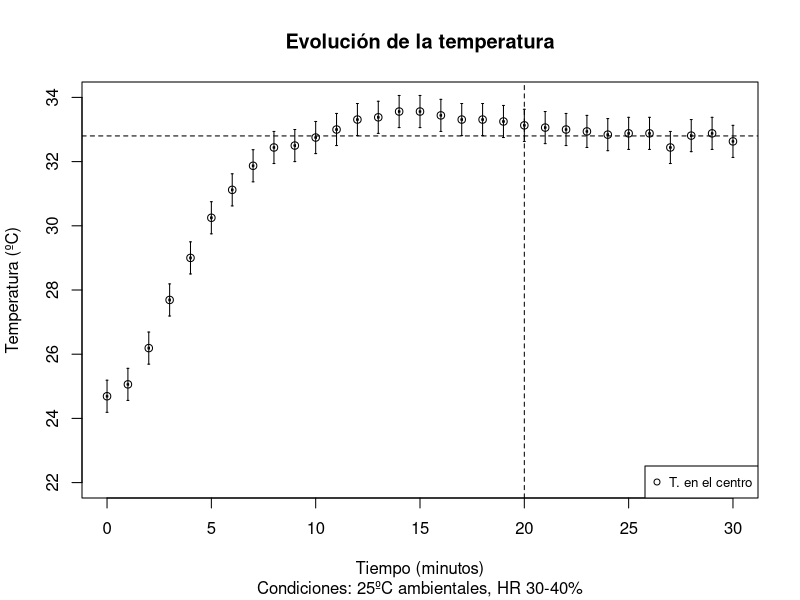
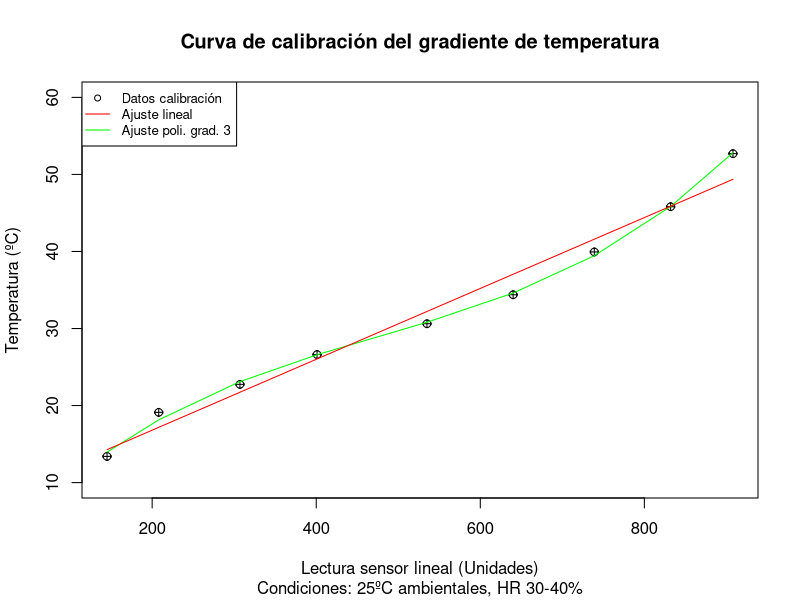

Source code (R) for these figures, in order:
# Datos calibración de equilibrio
t <-c(0:30)
temp <-c(24.69, 25.06, 26.19, 27.69, 29.00, 30.25, 31.12, 31.87, 32.44, 32.50, 32.75, 33.00, 33.31, 33.38, 33.56, 33.56, 33.44, 33.31, 33.31, 33.25, 33.13, 33.06, 33.00, 32.94, 32.84, 32.88, 32.88, 32.44, 32.81, 32.88, 32.63)
dt <- 2/60
dtemp <- 0.5
plot(t,temp, main="Evolución de la temperatura", sub="Condiciones: 25ºC ambientales, HR 30-40%", xlab="Tiempo (minutos)", ylab="Temperatura (ºC)",ylim=c(22,34))
arrows(x0=t-dt, y0=temp, x1=t+dt, y1=temp, code=3, angle=90, length=0.01)
arrows(x0=t, y0=temp-dtemp, x1=t, y1=temp+dtemp, code=3, angle=90, length=0.01)
abline(h=32.8, lty=2)
abline(v=20, lty=2)
legend("bottomright", legend=c("T. en el centro"),col="black", pch=1, cex=0.8)
# Datos de calibración t_amb=25ºC HR 40%
lectura <- c(145, 208, 307, 401, 535, 640, 739, 832, 908)
temp_cal <- c(13.4, 19.12, 22.75, 26.62, 30.62, 34.38, 39.94, 45.81, 52.70)
#Errores datos
delta_t <- 0.5
delta_l <- 5
#Ajuste a polinomio grado 3, escogido tras ver datos
#Mejora el ajuste en los bordes al tener efecto más acusado
modelo_poli <- lm(temp_cal ~ poly(lectura, 3, raw=TRUE))
#Gráfica de datos y errores
plot(lectura,temp_cal, main="Curva de calibración del gradiente de temperatura", sub="Condiciones: 25ºC ambientales, HR 30-40%", xlab="Lectura sensor lineal (Unidades)", ylab="Temperatura (ºC)", ylim=c(10,60))
arrows(x0=lectura-delta_l, y0=temp_cal, x1=lectura+delta_l, y1=temp_cal, code=3, angle=90, length=0.01)
arrows(x0=lectura, y0=temp_cal-delta_t, x1=lectura, y1=temp_cal+delta_t, code=3, angle=90, length=0.01)
#Gráfica modelo y print datos
lines(lectura,predict(modelo_poli),col="green")
print("Datos ajuste polinómico")
print(summary(modelo_poli))
#Ajuste a un modelo lineal simple
modelo_lin <- lm(temp_cal ~ poly(lectura, 1, raw=TRUE))
#Gráfica modelo y print datos
lines(lectura,predict(modelo_lin),col="red")
print("Datos ajuste lineal")
print(summary(modelo_lin))
legend("topleft", legend=c("Datos calibración", "Ajuste lineal", "Ajuste poli. grad. 3"),col=c("black", "red", "green"), lty=c(0,1,1), pch=c(1,NaN,NaN), cex=0.8)